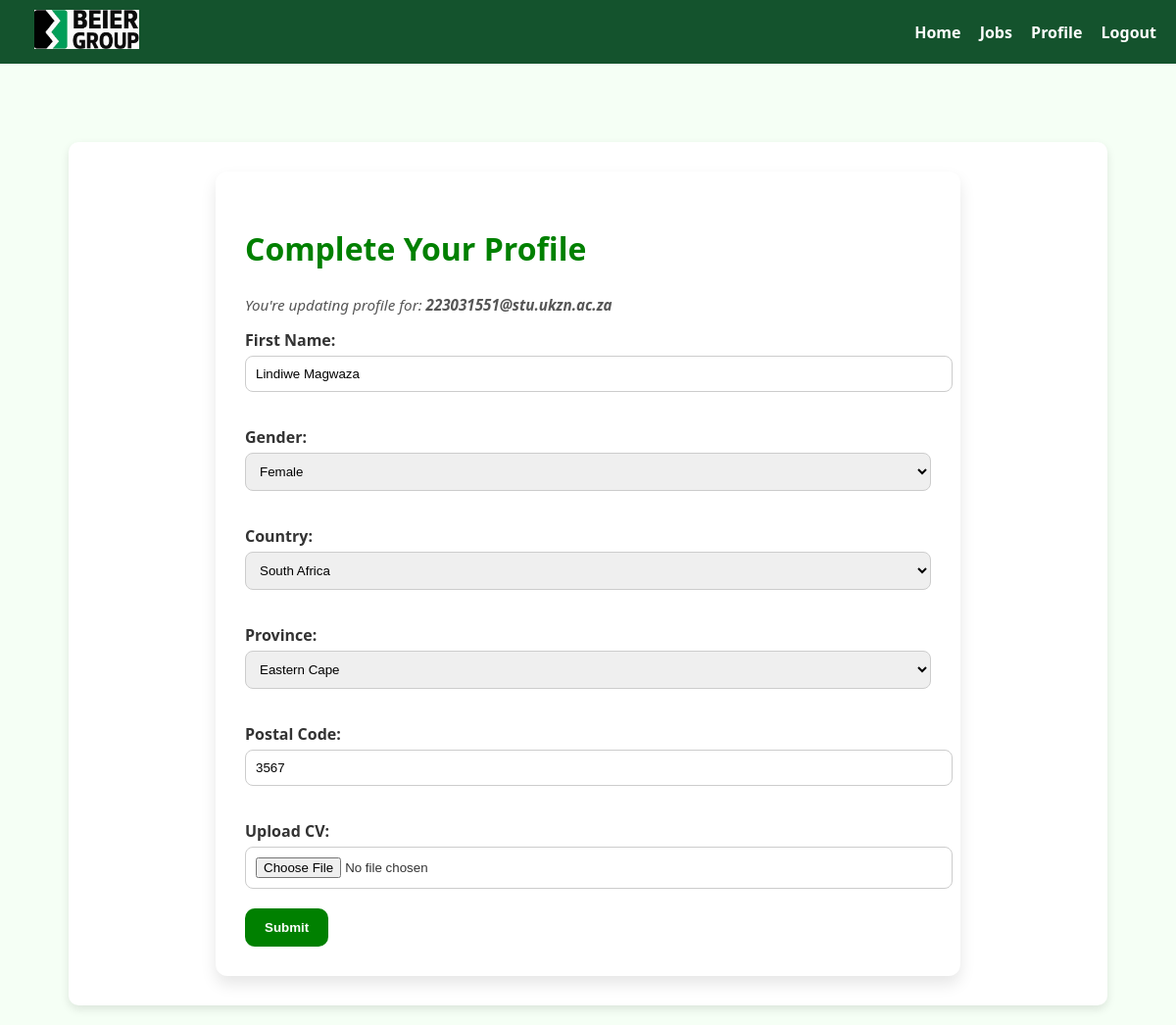
The app's page /update_profile (signed in) with its own data.
### pp.py (models this page shows)
class User(UserMixin, db.Model):
    id = db.Column(db.Integer, primary_key=True)
    email = db.Column(db.String(150), unique=True, nullable=False)
    password = db.Column(db.String(150), nullable=False)
    cv_filename = db.Column(db.String(255))
    first_name = db.Column(db.String(100))
    gender = db.Column(db.String(20))
    province = db.Column(db.String(100))
    country = db.Column(db.String(100))
    postal_code = db.Column(db.String(20))
    is_admin = db.Column(db.Boolean, default=False)
    is_confirmed = db.Column(db.Boolean, default=False)
    application_status = db.Column(db.String(20), default='Pending')

### pp.py (the view, shortened to what this page needs)
@app.route('/update_profile', methods=['GET', 'POST'])
@login_required
def update_profile():
    return render_template('update_profile.html', user=current_user)

### pp.py (called while the page is built)
@login_manager.user_loader
def load_user(user_id):
    return User.query.get(int(user_id))

### templates/update_profile.html (shortened to what this page needs)
{% extends 'base.html' %}
{% block content %}
<div class="form-container">
  <h2>Complete Your Profile</h2>
  <p class="email-note">You're updating profile for: <strong>{{ user.email }}</strong></p>
  <form method="POST" enctype="multipart/form-data">
    <label for="first_name">First Name:</label>
    <input type="text" name="first_name" id="first_name" value="{{ user.first_name or '' }}" required>
    <label for="gender">Gender:</label>
    <select name="gender" id="gender" required>
      <option value="Female" {% if user.gender == "Female" %}selected{% endif %}>Female</option>
    </select>
    <label for="country">Country:</label>
    <select name="country" id="country" required>
      {% for c in ['South Africa','Namibia','Zimbabwe','Botswana','Lesotho','Eswatini','Mozambique','United States','United Kingdom','India'] %}
        <option value="{{ c }}" {% if user.country == c %}selected{% endif %}>{{ c }}</option>
      {% endfor %}
    </select>
    <label for="province">Province:</label>
    <select name="province" id="province" required>
      {% for p in ['Eastern Cape','Free State','Gauteng','KwaZulu-Natal','Limpopo','Mpumalanga','Northern Cape','North West','Western Cape'] %}
        <option value="{{ p }}" {% if user.province == p %}selected{% endif %}>{{ p }}</option>
      {% endfor %}
    </select>
    <label for="postal_code">Postal Code:</label>
    <input type="text" name="postal_code" id="postal_code" value="{{ user.postal_code or '' }}" required>
    <label for="cv">Upload CV:</label>
    <input type="file" name="cv" id="cv" accept=".pdf,.doc,.docx">
    <button type="submit">Submit</button>
  </form>
</div>
{% endblock %}

### templates/base.html (style rules this page uses)
body { font-family: 'Segoe UI', sans-serif; background-color: #f4f4f4; margin: 0; }

### templates/update_profile.html (style rules this page uses)
body { font-family: 'Segoe UI', Tahoma, Geneva, Verdana, sans-serif; background-color: #f5fff5; color: #333; }
h2 { font-size: 2rem; color: #008000; }
.form-container { max-width: 700px; margin: 0 auto; background-color: white; padding: 30px; border-radius: 12px; box-shadow: 0 8px 16px rgba(0,0,0,0.1); }
label { font-weight: bold; display: block; margin-top: 15px; margin-bottom: 5px; }
input[type="text"], input[type="file"], select { width: 100%; padding: 10px; border: 1px solid #ccc; border-radius: 8px; margin-bottom: 20px; }
button { background-color: #008000; color: white; padding: 12px 20px; border: none; border-radius: 10px; font-weight: bold; cursor: pointer; transition: background-color 0.3s ease; }
.email-note { font-style: italic; font-size: 0.95rem; color: #555; }

### records on screen
User: email "223031551@stu.ukzn.ac.za", first_name "Lindiwe Magwaza", gender "Female", country "South Africa", province "Eastern Cape", postal_code "3567"
